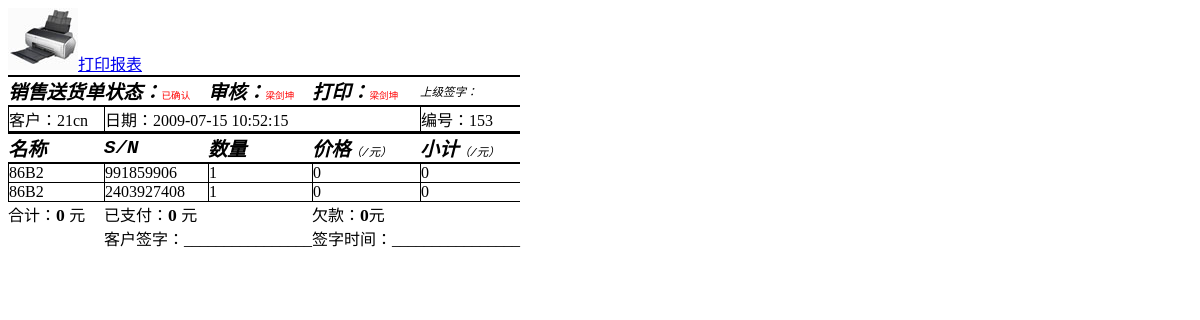
The page /sq.php?status=2&id=153&type=3 (signed in) on the database its author committed.
### tables this page shows
CREATE TABLE `tbOrg` (
  `id` int(11) NOT NULL auto_increment,
  `fdName` varchar(64) NOT NULL default '',
  `fdLogin` varchar(32) default NULL,
  `fdPassword` varchar(77) default NULL,
  `fdContact` varchar(128) default NULL COMMENT '联系方法(电话、地址、邮编、联系人)',
  `fdDisabled` tinyint(4) NOT NULL default '0',
  PRIMARY KEY  (`id`)
);

CREATE TABLE `tbBill` (
  `id` int(11) NOT NULL auto_increment,
  `fdBillTypeID` int(11) NOT NULL default '0' COMMENT '单据类型\r\n            1-进仓单，fdFromOrgID为供应商，fdToOrgID为内部仓库，提交后增加tbObject记录或数量\r\n            2-调货单，fdFromOrgID和fdToOrgID为仓库/内部员工/外部员工，提交后变更tbObject记录或数量\r\n            3-销售单，fdFromOrgID为仓库/内部员工/外部员工，fdToOrgID为内部员工/外部员工/经销商/客户，提交后变更tbObject记录\r\n            4-退货单，fd',
  `fdFromOrgID` int(11) NOT NULL default '0',
  `fdToOrgID` int(11) NOT NULL default '0',
  `fdAuditOrgID` int(11) NOT NULL default '0',
  `fdStatus` int(11) NOT NULL default '0' COMMENT '单据状态\r\n            0-未审核\r\n            1-未确认\r\n            2-已确认\r\n            3-已作废',
  `fdPayment` int(11) NOT NULL default '0' COMMENT '已付货款，以分为单位。\r\n            一份票据的总金额不记录在tbBill中，需要对tbItem进行SUM()操作获得',
  `fdAbstract` varchar(128) default NULL,
  `fdCreate` datetime NOT NULL default '0000-00-00 00:00:00',
  `fdAudit` datetime default NULL,
  `fdConfirm` datetime default NULL,
  `fdCancel` datetime default NULL,
  `fdCreateOrgID` int(11) NOT NULL,
  PRIMARY KEY  (`id`),
  KEY `FK_AuditOrg_Bill` (`fdAuditOrgID`),
  KEY `FK_BillType_Bill` (`fdBillTypeID`),
  KEY `FK_FromOrg_Bill` (`fdFromOrgID`),
  KEY `FK_ToOrg_Bill` (`fdToOrgID`)
);

CREATE TABLE `tbItem` (
  `id` int(11) NOT NULL auto_increment,
  `fdBillID` int(11) NOT NULL default '0',
  `fdObjectID` int(11) NOT NULL default '0',
  `fdQuantity` int(11) NOT NULL default '0' COMMENT '数量\r\n            对于有唯一编码的货物，fdQuantity总是等于1\r\n            对于无唯一编码的货物，fdQuantity可为任意非负数',
  `fdPrice` int(11) NOT NULL default '0' COMMENT '商品转移价格，以分为单位。',
  `fdClassID` int(11) NOT NULL,
  `fdSN` varchar(64) default NULL,
  PRIMARY KEY  (`id`),
  KEY `FK_Bill_Item` (`fdBillID`),
  KEY `FK_Object_Item` (`fdObjectID`)
);

CREATE TABLE `tbClass` (
  `id` int(11) NOT NULL auto_increment,
  `fdSortID` int(11) NOT NULL default '0',
  `fdName` varchar(64) NOT NULL default '',
  `fdPrice` int(11) NOT NULL default '0' COMMENT '标准售价，以分为单位',
  PRIMARY KEY  (`id`),
  KEY `FK_Sort_Class` (`fdSortID`)
);

### billdata.php (the view, shortened to what this page needs)
<?php
function printbillitem($billtype,$billid)
{
	$query="select * from tbBill where id={$billid}";
	$result=mysql_query($query);
	$pay=mysql_result($result,0,"fdPayment");
	$orgfrom=mysql_result($result,0,"fdFromOrgID");
	$orgto=mysql_result($result,0,"fdToOrgID");
	$status=mysql_result($result,0,"fdStatus");
	$auditid=mysql_result($result,0,"fdAuditOrgID");
	$createtime=mysql_result($result,0,"fdCreate");
	$query="select fdName from tbOrg where id={$orgto}";
	$result=mysql_query($query);
	$orgtoname=mysql_result($result,0,"fdName");
	$query="select fdName from tbOrg where id={$orgfrom}";
	$result=mysql_query($query);
	$orgfromname=mysql_result($result,0,"fdName");
	if($auditid!=0)
	{
	$query="select fdName from tbOrg where id={$auditid}";
	$result=mysql_query($query);
	$auditname=mysql_result($result,0,"fdName");
	}
	$query="select fdName from tbOrg where id={$_SESSION["OrgID"]}";
	$result=mysql_query($query);
	$orgname=mysql_result($result,0,"fdName");
	echo "<table border='0'  cellspacing='0' cellpadding='0'>";
echo "<tr>";
	switch($billtype){
	case 3:
	echo "<td class='head'>销售送货单</td>";
	break;
	break;}
	switch($status){
	case 2:
	echo "<td class='head'>状态：<b>已确认</b></td>";
	break;
	break;}
	if($auditid==0)
	echo "<td class='head'>&nbsp;</td>";
	else
	echo "<td class='head'>审核：<b>$auditname</b></td>";
    echo "<td class='head'>打印：<b>$orgname</b></td>";
	echo "<td class='head'><a>上级签字：</a></td>";
echo "</tr>";
		echo "<tr>";
		if($billtye==3)
		echo "<td class='class' colspan='3' >客户：$orgtoname</td>";
		elseif($billtype==1||$billtype==2)
		echo "<td class='class'>从：$orgfromname 到：$orgtoname </td>";
		else
		echo "<td class='class'  >客户：$orgtoname</td>";
		echo "<td class='class' colspan='3'>日期：$createtime</td>";
		echo "<td class='class'>编号：$billid</td>";
		echo "</tr>";
		echo "<tr>";
	echo "<td class='head'>名称</td>";
	echo "<td class='head'>S/N</td>";
	echo "<td class='head'>数量</td>";
	if($billtype!=2){
	echo "<td class='head'>价格<a>（/元）</a></td>";
	echo "<td class='head'>小计<a>（/元）</a></td>";
	}
	echo "</tr>";
	$query="select * from tbItem where fdBillID={$billid}";
	$thebigcost=0;
	$result=mysql_query($query);
		while($row=mysql_fetch_assoc($result))
	{
		$objectname=getobjectname($row["fdClassID"]);
		$sn=$row["fdSN"];
		$count=$row["fdQuantity"];
		if($billtype!=2)
		{
		$cost=$row["fdPrice"]/100;
		$full=$count*$cost;
		$thebigcost+=$full;
		}
		echo "<tr>";
	echo "<td class='class'>$objectname</td>";
	if($sn)
	echo "<td class='class'>$sn</td>";
	else
	echo "<td class='class'>&nbsp</td>";
	echo "<td class='class'>$count</td>";
	if($billtype!=2)
	{
	echo "<td class='class'>$cost</td>";
	echo "<td class='class'>$full</td>";
	}
	echo "</tr>";
	}
	echo "<tr>";
	if($billtype!=2)
	{
	echo "<td   class='heji'>合计：<a>$thebigcost </a>元</td>";
	echo "<td   class='heji' colspan='2'>已支付：<a>$pay </a>元</td>";
	echo "<td   class='heji' colspan='2'> 欠款：<a>".($thebigcost-$pay)."</a>元</td>";
	}
	echo "</tr>";
	echo "<tr><td></td><td colspan='2'>";
		if($billtype==1||$billtype==2)
	echo "确认人签字:";
	else
	echo "<a>客户签字：________________<a>";
	echo "</td>";
	echo "<td colspan='2'>";
	echo "签字时间：________________";
	echo "</td>";
	echo "</tr>";
	echo "</table>";
}
function getobjectname($classid)
{
		$query="select fdName from tbClass where id={$classid}";
		$result=mysql_query($query);
		$classname=mysql_result($result,0,"fdName");
		return $classname;
	}
?>

### print.css (style rules this page uses)
.head { font-size:1.2em; font-family:"Courier New", Courier, monospace; font-style:italic; border:2px #000 solid; border-left:1px; border-right:0px; margin:0px; font-weight:bold; }
b { color:#F00; font-weight:400; font-size:0.5em; font-family:Verdana, Geneva, sans-serif; font-style:normal; }
.class { border-left:1px #000 solid; border-bottom:1px #000 solid; border-top:0px; }
tr { margin:0px; }
.heji a { text-align:right; font-size:1.1em; font-weight:bold; }
.head a { font-size:0.6em; font-weight:100; }

### rows shown on the page
tborg: fdName "梁剑坤"
tborg: fdName "21cn"
tbbill: fdCreate "2009-07-15 10:52:15", fdPayment "0", $thebigcost-$pay "0"
tbitem: fdClassID.fdName "86B2", fdSN "991859906", fdQuantity "1", fdPrice "0"
tbitem: fdClassID.fdName "86B2", fdSN "2403927408", fdQuantity "1", fdPrice "0"

### other values the page prints
$billid "153"
$thebigcost "0"
